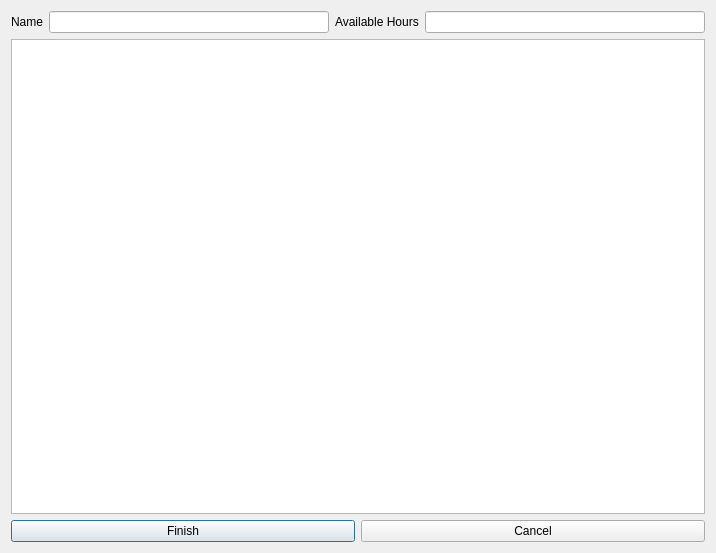
<?xml version="1.0" encoding="UTF-8"?>
<ui version="4.0">
 <class>Dialog</class>
 <widget class="QDialog" name="Dialog">
  <property name="geometry">
   <rect>
    <x>0</x>
    <y>0</y>
    <width>716</width>
    <height>553</height>
   </rect>
  </property>
  <property name="sizePolicy">
   <sizepolicy hsizetype="Preferred" vsizetype="Minimum">
    <horstretch>0</horstretch>
    <verstretch>0</verstretch>
   </sizepolicy>
  </property>
  <property name="minimumSize">
   <size>
    <width>716</width>
    <height>553</height>
   </size>
  </property>
  <property name="maximumSize">
   <size>
    <width>716</width>
    <height>553</height>
   </size>
  </property>
  <property name="focusPolicy">
   <enum>Qt::NoFocus</enum>
  </property>
  <property name="windowTitle">
   <string>Instructor</string>
  </property>
  <property name="modal">
   <bool>false</bool>
  </property>
  <layout class="QVBoxLayout" name="verticalLayout">
   <item>
    <layout class="QGridLayout" name="gridLayout">
     <property name="sizeConstraint">
      <enum>QLayout::SetMinimumSize</enum>
     </property>
     <item row="0" column="0">
      <widget class="QLabel" name="lblName">
       <property name="text">
        <string>Name</string>
       </property>
      </widget>
     </item>
     <item row="0" column="1">
      <widget class="QLineEdit" name="lineEditName"/>
     </item>
     <item row="0" column="2">
      <widget class="QLabel" name="lblHours">
       <property name="text">
        <string>Available Hours</string>
       </property>
      </widget>
     </item>
     <item row="0" column="3">
      <widget class="QLineEdit" name="lineEditHours"/>
     </item>
    </layout>
   </item>
   <item>
    <widget class="QTableView" name="tableSchedule"/>
   </item>
   <item>
    <layout class="QHBoxLayout" name="horizontalLayout">
     <item>
      <widget class="QPushButton" name="btnFinish">
       <property name="text">
        <string>Finish</string>
       </property>
      </widget>
     </item>
     <item>
      <widget class="QPushButton" name="btnCancel">
       <property name="text">
        <string>Cancel</string>
       </property>
      </widget>
     </item>
    </layout>
   </item>
  </layout>
 </widget>
 <resources/>
 <connections/>
</ui>
